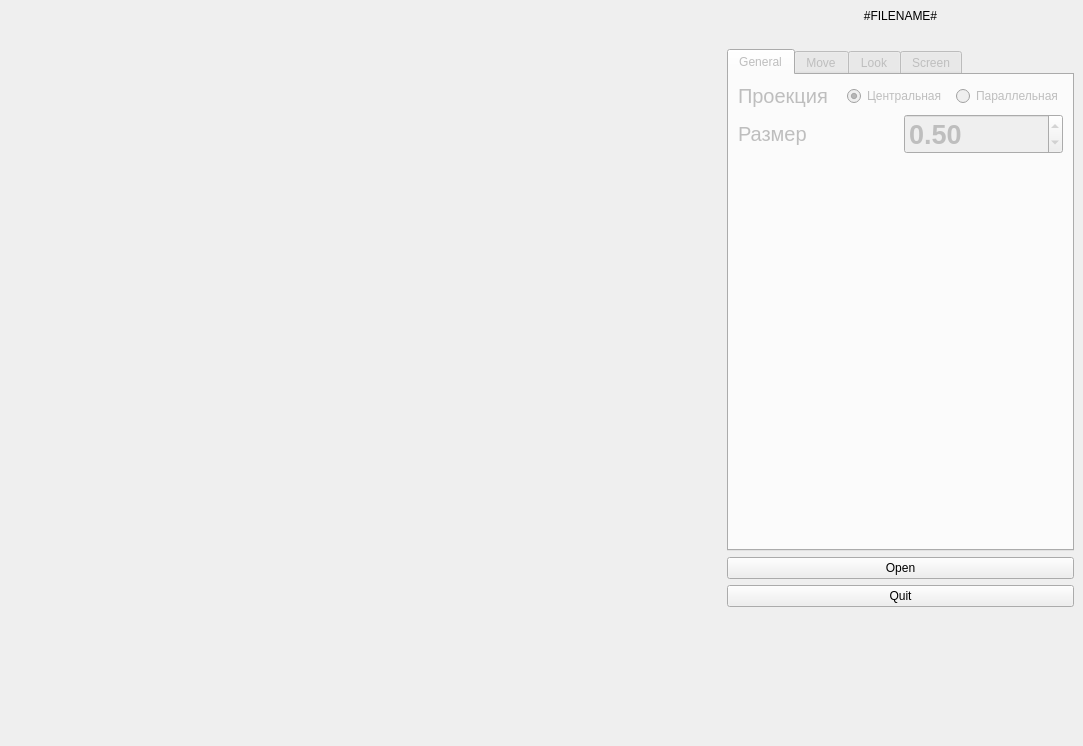
<?xml version="1.0" encoding="UTF-8"?>
<ui version="4.0">
 <class>View</class>
 <widget class="QMainWindow" name="View">
  <property name="enabled">
   <bool>true</bool>
  </property>
  <property name="geometry">
   <rect>
    <x>0</x>
    <y>0</y>
    <width>1083</width>
    <height>746</height>
   </rect>
  </property>
  <property name="sizePolicy">
   <sizepolicy hsizetype="Expanding" vsizetype="Expanding">
    <horstretch>0</horstretch>
    <verstretch>0</verstretch>
   </sizepolicy>
  </property>
  <property name="windowTitle">
   <string>View</string>
  </property>
  <widget class="QWidget" name="centralwidget">
   <property name="sizePolicy">
    <sizepolicy hsizetype="Expanding" vsizetype="Expanding">
     <horstretch>0</horstretch>
     <verstretch>0</verstretch>
    </sizepolicy>
   </property>
   <property name="layoutDirection">
    <enum>Qt::LayoutDirection::LeftToRight</enum>
   </property>
   <property name="autoFillBackground">
    <bool>false</bool>
   </property>
   <property name="styleSheet">
    <string notr="true"/>
   </property>
   <layout class="QHBoxLayout" name="horizontalLayout_2" stretch="3,1">
    <item>
     <widget class="s21::GLWidget" name="widget" native="true">
      <property name="sizePolicy">
       <sizepolicy hsizetype="Expanding" vsizetype="Expanding">
        <horstretch>0</horstretch>
        <verstretch>0</verstretch>
       </sizepolicy>
      </property>
     </widget>
    </item>
    <item>
     <layout class="QVBoxLayout" name="verticalLayout_4" stretch="3,1">
      <item>
       <layout class="QVBoxLayout" name="layout_optional_btns">
        <item>
         <widget class="QLabel" name="lbl_filename">
          <property name="font">
           <font>
            <pointsize>9</pointsize>
           </font>
          </property>
          <property name="text">
           <string>#FILENAME#</string>
          </property>
          <property name="alignment">
           <set>Qt::AlignmentFlag::AlignCenter</set>
          </property>
         </widget>
        </item>
        <item>
         <layout class="QHBoxLayout" name="layout_info_labels">
          <item>
           <widget class="QLabel" name="lbl_vertices">
            <property name="text">
             <string/>
            </property>
           </widget>
          </item>
          <item>
           <widget class="QLabel" name="lbl_vectors">
            <property name="text">
             <string/>
            </property>
           </widget>
          </item>
         </layout>
        </item>
        <item>
         <widget class="QTabWidget" name="tabWidget">
          <property name="enabled">
           <bool>false</bool>
          </property>
          <property name="currentIndex">
           <number>0</number>
          </property>
          <widget class="QWidget" name="tab">
           <attribute name="title">
            <string>General</string>
           </attribute>
           <layout class="QVBoxLayout" name="verticalLayout_6">
            <item>
             <layout class="QGridLayout" name="layout_projection">
              <item row="0" column="2">
               <widget class="QRadioButton" name="rb_parallel_projection">
                <property name="text">
                 <string>Параллельная</string>
                </property>
               </widget>
              </item>
              <item row="0" column="0">
               <widget class="QLabel" name="lbl_projection">
                <property name="font">
                 <font>
                  <pointsize>15</pointsize>
                 </font>
                </property>
                <property name="text">
                 <string>Проекция</string>
                </property>
                <property name="alignment">
                 <set>Qt::AlignmentFlag::AlignLeading|Qt::AlignmentFlag::AlignLeft|Qt::AlignmentFlag::AlignVCenter</set>
                </property>
               </widget>
              </item>
              <item row="0" column="1">
               <widget class="QRadioButton" name="rb_central_projection">
                <property name="text">
                 <string>Центральная</string>
                </property>
                <property name="checked">
                 <bool>true</bool>
                </property>
               </widget>
              </item>
             </layout>
            </item>
            <item>
             <layout class="QHBoxLayout" name="layout_size">
              <item>
               <widget class="QLabel" name="lbl_size">
                <property name="font">
                 <font>
                  <pointsize>15</pointsize>
                 </font>
                </property>
                <property name="text">
                 <string>Размер</string>
                </property>
                <property name="alignment">
                 <set>Qt::AlignmentFlag::AlignLeading|Qt::AlignmentFlag::AlignLeft|Qt::AlignmentFlag::AlignVCenter</set>
                </property>
               </widget>
              </item>
              <item>
               <widget class="QDoubleSpinBox" name="sb_size">
                <property name="font">
                 <font>
                  <pointsize>20</pointsize>
                  <bold>true</bold>
                 </font>
                </property>
                <property name="minimum">
                 <double>0.100000000000000</double>
                </property>
                <property name="maximum">
                 <double>2.000000000000000</double>
                </property>
                <property name="singleStep">
                 <double>0.010000000000000</double>
                </property>
                <property name="value">
                 <double>0.500000000000000</double>
                </property>
               </widget>
              </item>
             </layout>
            </item>
            <item>
             <spacer name="verticalSpacer_5">
              <property name="orientation">
               <enum>Qt::Orientation::Vertical</enum>
              </property>
              <property name="sizeHint" stdset="0">
               <size>
                <width>20</width>
                <height>40</height>
               </size>
              </property>
             </spacer>
            </item>
           </layout>
          </widget>
          <widget class="QWidget" name="tab_2">
           <attribute name="title">
            <string>Move</string>
           </attribute>
           <layout class="QVBoxLayout" name="verticalLayout_7">
            <item>
             <layout class="QHBoxLayout" name="x_move_layout">
              <item>
               <widget class="QPushButton" name="btn_left_move">
                <property name="sizePolicy">
                 <sizepolicy hsizetype="Expanding" vsizetype="Preferred">
                  <horstretch>0</horstretch>
                  <verstretch>0</verstretch>
                 </sizepolicy>
                </property>
                <property name="text">
                 <string>X++</string>
                </property>
                <property name="shortcut">
                 <string>4</string>
                </property>
               </widget>
              </item>
              <item>
               <widget class="QPushButton" name="btn_right_move">
                <property name="sizePolicy">
                 <sizepolicy hsizetype="Expanding" vsizetype="Preferred">
                  <horstretch>0</horstretch>
                  <verstretch>0</verstretch>
                 </sizepolicy>
                </property>
                <property name="text">
                 <string>X--</string>
                </property>
                <property name="shortcut">
                 <string>6</string>
                </property>
               </widget>
              </item>
             </layout>
            </item>
            <item>
             <layout class="QHBoxLayout" name="y_move_layout">
              <item>
               <widget class="QPushButton" name="btn_up_move">
                <property name="sizePolicy">
                 <sizepolicy hsizetype="Expanding" vsizetype="Preferred">
                  <horstretch>0</horstretch>
                  <verstretch>0</verstretch>
                 </sizepolicy>
                </property>
                <property name="text">
                 <string>Y++</string>
                </property>
                <property name="shortcut">
                 <string>8</string>
                </property>
               </widget>
              </item>
              <item>
               <widget class="QPushButton" name="btn_down_move">
                <property name="sizePolicy">
                 <sizepolicy hsizetype="Expanding" vsizetype="Preferred">
                  <horstretch>0</horstretch>
                  <verstretch>0</verstretch>
                 </sizepolicy>
                </property>
                <property name="text">
                 <string>Y--</string>
                </property>
                <property name="shortcut">
                 <string>2</string>
                </property>
               </widget>
              </item>
             </layout>
            </item>
            <item>
             <layout class="QHBoxLayout" name="z_move_layout">
              <item>
               <widget class="QPushButton" name="btn_forward_move">
                <property name="sizePolicy">
                 <sizepolicy hsizetype="Expanding" vsizetype="Preferred">
                  <horstretch>0</horstretch>
                  <verstretch>0</verstretch>
                 </sizepolicy>
                </property>
                <property name="text">
                 <string>Z++</string>
                </property>
                <property name="shortcut">
                 <string>1</string>
                </property>
               </widget>
              </item>
              <item>
               <widget class="QPushButton" name="btn_backward_move">
                <property name="sizePolicy">
                 <sizepolicy hsizetype="Expanding" vsizetype="Preferred">
                  <horstretch>0</horstretch>
                  <verstretch>0</verstretch>
                 </sizepolicy>
                </property>
                <property name="text">
                 <string>Z--</string>
                </property>
                <property name="shortcut">
                 <string>9</string>
                </property>
               </widget>
              </item>
             </layout>
            </item>
            <item>
             <layout class="QHBoxLayout" name="layout_up_down_rotate">
              <item>
               <widget class="QPushButton" name="btn_up_rotate">
                <property name="sizePolicy">
                 <sizepolicy hsizetype="Expanding" vsizetype="Preferred">
                  <horstretch>0</horstretch>
                  <verstretch>0</verstretch>
                 </sizepolicy>
                </property>
                <property name="text">
                 <string>Up</string>
                </property>
                <property name="shortcut">
                 <string>Ctrl+8</string>
                </property>
               </widget>
              </item>
              <item>
               <widget class="QPushButton" name="btn_down_rotate">
                <property name="sizePolicy">
                 <sizepolicy hsizetype="Expanding" vsizetype="Preferred">
                  <horstretch>0</horstretch>
                  <verstretch>0</verstretch>
                 </sizepolicy>
                </property>
                <property name="text">
                 <string>Down</string>
                </property>
                <property name="shortcut">
                 <string>Ctrl+2</string>
                </property>
               </widget>
              </item>
             </layout>
            </item>
            <item>
             <layout class="QHBoxLayout" name="layout_left_right">
              <item>
               <widget class="QPushButton" name="btn_left_rotate">
                <property name="sizePolicy">
                 <sizepolicy hsizetype="Expanding" vsizetype="Preferred">
                  <horstretch>0</horstretch>
                  <verstretch>0</verstretch>
                 </sizepolicy>
                </property>
                <property name="text">
                 <string>Left</string>
                </property>
                <property name="shortcut">
                 <string>Ctrl+4</string>
                </property>
               </widget>
              </item>
              <item>
               <widget class="QPushButton" name="btn_right_rotate">
                <property name="sizePolicy">
                 <sizepolicy hsizetype="Expanding" vsizetype="Preferred">
                  <horstretch>0</horstretch>
                  <verstretch>0</verstretch>
                 </sizepolicy>
                </property>
                <property name="text">
                 <string>Right</string>
                </property>
                <property name="shortcut">
                 <string>Ctrl+6</string>
                </property>
               </widget>
              </item>
             </layout>
            </item>
            <item>
             <layout class="QHBoxLayout" name="layout_clockwise_rotate">
              <item>
               <widget class="QPushButton" name="btn_clockwise_rotate">
                <property name="sizePolicy">
                 <sizepolicy hsizetype="Expanding" vsizetype="Preferred">
                  <horstretch>0</horstretch>
                  <verstretch>0</verstretch>
                 </sizepolicy>
                </property>
                <property name="text">
                 <string>Clockwise</string>
                </property>
                <property name="shortcut">
                 <string>Ctrl+1</string>
                </property>
               </widget>
              </item>
              <item>
               <widget class="QPushButton" name="btn_counterlock_rotate">
                <property name="sizePolicy">
                 <sizepolicy hsizetype="Expanding" vsizetype="Preferred">
                  <horstretch>0</horstretch>
                  <verstretch>0</verstretch>
                 </sizepolicy>
                </property>
                <property name="text">
                 <string>Counterclock</string>
                </property>
                <property name="shortcut">
                 <string>Ctrl+9</string>
                </property>
               </widget>
              </item>
             </layout>
            </item>
            <item>
             <spacer name="verticalSpacer_4">
              <property name="orientation">
               <enum>Qt::Orientation::Vertical</enum>
              </property>
              <property name="sizeHint" stdset="0">
               <size>
                <width>20</width>
                <height>40</height>
               </size>
              </property>
             </spacer>
            </item>
           </layout>
          </widget>
          <widget class="QWidget" name="tab_3">
           <attribute name="title">
            <string>Look</string>
           </attribute>
           <layout class="QVBoxLayout" name="verticalLayout_5">
            <item>
             <layout class="QGridLayout" name="layout_render_settings">
              <item row="1" column="4">
               <widget class="QRadioButton" name="rb_sphere">
                <property name="text">
                 <string>sphere</string>
                </property>
                <property name="checked">
                 <bool>false</bool>
                </property>
               </widget>
              </item>
              <item row="0" column="0">
               <widget class="QCheckBox" name="cb_lines">
                <property name="text">
                 <string>Lines</string>
                </property>
                <property name="checked">
                 <bool>false</bool>
                </property>
               </widget>
              </item>
              <item row="0" column="2">
               <widget class="QDoubleSpinBox" name="sb_lines_size">
                <property name="focusPolicy">
                 <enum>Qt::FocusPolicy::ClickFocus</enum>
                </property>
                <property name="decimals">
                 <number>0</number>
                </property>
                <property name="minimum">
                 <double>1.000000000000000</double>
                </property>
                <property name="maximum">
                 <double>15.000000000000000</double>
                </property>
                <property name="singleStep">
                 <double>1.000000000000000</double>
                </property>
               </widget>
              </item>
              <item row="1" column="2">
               <widget class="QDoubleSpinBox" name="sb_points_size">
                <property name="focusPolicy">
                 <enum>Qt::FocusPolicy::ClickFocus</enum>
                </property>
                <property name="decimals">
                 <number>0</number>
                </property>
                <property name="minimum">
                 <double>1.000000000000000</double>
                </property>
                <property name="maximum">
                 <double>15.000000000000000</double>
                </property>
                <property name="singleStep">
                 <double>1.000000000000000</double>
                </property>
                <property name="value">
                 <double>1.000000000000000</double>
                </property>
               </widget>
              </item>
              <item row="1" column="1">
               <widget class="QPushButton" name="btn_points_color">
                <property name="text">
                 <string>Color</string>
                </property>
               </widget>
              </item>
              <item row="1" column="0">
               <widget class="QCheckBox" name="cb_points">
                <property name="text">
                 <string>Points</string>
                </property>
                <property name="checked">
                 <bool>false</bool>
                </property>
               </widget>
              </item>
              <item row="0" column="1">
               <widget class="QPushButton" name="btn_lines_color">
                <property name="text">
                 <string>Color</string>
                </property>
               </widget>
              </item>
              <item row="1" column="3">
               <widget class="QRadioButton" name="rb_cube">
                <property name="text">
                 <string>cube</string>
                </property>
                <property name="checked">
                 <bool>true</bool>
                </property>
               </widget>
              </item>
              <item row="0" column="3">
               <widget class="QCheckBox" name="cb_dotted">
                <property name="text">
                 <string>dotted</string>
                </property>
                <property name="checked">
                 <bool>false</bool>
                </property>
               </widget>
              </item>
             </layout>
            </item>
            <item>
             <widget class="QPushButton" name="btn_bg_color">
              <property name="sizePolicy">
               <sizepolicy hsizetype="Expanding" vsizetype="Preferred">
                <horstretch>0</horstretch>
                <verstretch>0</verstretch>
               </sizepolicy>
              </property>
              <property name="text">
               <string>background color</string>
              </property>
             </widget>
            </item>
            <item>
             <spacer name="verticalSpacer_3">
              <property name="orientation">
               <enum>Qt::Orientation::Vertical</enum>
              </property>
              <property name="sizeHint" stdset="0">
               <size>
                <width>20</width>
                <height>332</height>
               </size>
              </property>
             </spacer>
            </item>
           </layout>
          </widget>
          <widget class="QWidget" name="tab_4">
           <attribute name="title">
            <string>Screen</string>
           </attribute>
           <layout class="QVBoxLayout" name="verticalLayout_2">
            <item>
             <widget class="QPushButton" name="btn_screenshot">
              <property name="sizePolicy">
               <sizepolicy hsizetype="Expanding" vsizetype="Minimum">
                <horstretch>0</horstretch>
                <verstretch>0</verstretch>
               </sizepolicy>
              </property>
              <property name="text">
               <string>Screenshot</string>
              </property>
              <property name="shortcut">
               <string>P</string>
              </property>
             </widget>
            </item>
            <item>
             <spacer name="verticalSpacer">
              <property name="orientation">
               <enum>Qt::Orientation::Vertical</enum>
              </property>
              <property name="sizeHint" stdset="0">
               <size>
                <width>20</width>
                <height>40</height>
               </size>
              </property>
             </spacer>
            </item>
           </layout>
          </widget>
         </widget>
        </item>
       </layout>
      </item>
      <item>
       <layout class="QVBoxLayout" name="layout_main_btns">
        <item>
         <widget class="QPushButton" name="btn_open">
          <property name="text">
           <string>Open</string>
          </property>
          <property name="shortcut">
           <string>Ctrl+O</string>
          </property>
         </widget>
        </item>
        <item>
         <widget class="QPushButton" name="btn_quit">
          <property name="text">
           <string>Quit</string>
          </property>
          <property name="shortcut">
           <string>Q</string>
          </property>
         </widget>
        </item>
        <item>
         <spacer name="verticalSpacer_2">
          <property name="orientation">
           <enum>Qt::Orientation::Vertical</enum>
          </property>
          <property name="sizeHint" stdset="0">
           <size>
            <width>20</width>
            <height>40</height>
           </size>
          </property>
         </spacer>
        </item>
       </layout>
      </item>
     </layout>
    </item>
   </layout>
  </widget>
  <widget class="QMenuBar" name="menuBar">
   <property name="geometry">
    <rect>
     <x>0</x>
     <y>0</y>
     <width>1083</width>
     <height>22</height>
    </rect>
   </property>
  </widget>
 </widget>
 <customwidgets>
  <customwidget>
   <class>s21::GLWidget</class>
   <extends>QWidget</extends>
   <header>glwidget.h</header>
   <container>1</container>
  </customwidget>
 </customwidgets>
 <resources/>
 <connections>
  <connection>
   <sender>btn_quit</sender>
   <signal>clicked()</signal>
   <receiver>View</receiver>
   <slot>close()</slot>
   <hints>
    <hint type="sourcelabel">
     <x>848</x>
     <y>475</y>
    </hint>
    <hint type="destinationlabel">
     <x>877</x>
     <y>561</y>
    </hint>
   </hints>
  </connection>
 </connections>
</ui>
